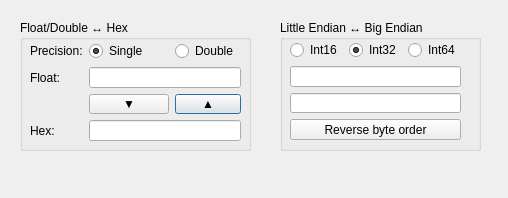
<?xml version="1.0" encoding="UTF-8"?>
<ui version="4.0">
 <class>ConversionWindow</class>
 <widget class="QDialog" name="ConversionWindow">
  <property name="geometry">
   <rect>
    <x>0</x>
    <y>0</y>
    <width>508</width>
    <height>198</height>
   </rect>
  </property>
  <property name="windowTitle">
   <string>Data Conversion</string>
  </property>
  <property name="sizeGripEnabled">
   <bool>false</bool>
  </property>
  <widget class="QGroupBox" name="groupBox">
   <property name="geometry">
    <rect>
     <x>20</x>
     <y>20</y>
     <width>231</width>
     <height>131</height>
    </rect>
   </property>
   <property name="title">
    <string>Float/Double ↔ Hex</string>
   </property>
   <widget class="QWidget" name="layoutWidget">
    <property name="geometry">
     <rect>
      <x>10</x>
      <y>21</y>
      <width>211</width>
      <height>100</height>
     </rect>
    </property>
    <layout class="QGridLayout" name="gridLayout">
     <item row="1" column="0" colspan="2">
      <widget class="QLabel" name="label_2">
       <property name="text">
        <string>Float:</string>
       </property>
      </widget>
     </item>
     <item row="1" column="2" colspan="3">
      <widget class="QLineEdit" name="lineEdit_floatFloat">
       <property name="font">
        <font>
         <family>Consolas</family>
         <pointsize>9</pointsize>
        </font>
       </property>
      </widget>
     </item>
     <item row="2" column="4">
      <widget class="QPushButton" name="pushButton_hexToFloat">
       <property name="sizePolicy">
        <sizepolicy hsizetype="Minimum" vsizetype="Fixed">
         <horstretch>0</horstretch>
         <verstretch>0</verstretch>
        </sizepolicy>
       </property>
       <property name="text">
        <string>▲</string>
       </property>
      </widget>
     </item>
     <item row="3" column="0">
      <widget class="QLabel" name="label">
       <property name="text">
        <string>Hex:</string>
       </property>
      </widget>
     </item>
     <item row="0" column="4">
      <widget class="QRadioButton" name="radioButton_doubleHex">
       <property name="text">
        <string>Double</string>
       </property>
      </widget>
     </item>
     <item row="0" column="0" colspan="2">
      <widget class="QLabel" name="label_3">
       <property name="text">
        <string>Precision:</string>
       </property>
      </widget>
     </item>
     <item row="2" column="2" colspan="2">
      <widget class="QPushButton" name="pushButton_toFloatHex">
       <property name="sizePolicy">
        <sizepolicy hsizetype="Minimum" vsizetype="Fixed">
         <horstretch>0</horstretch>
         <verstretch>0</verstretch>
        </sizepolicy>
       </property>
       <property name="text">
        <string>▼</string>
       </property>
      </widget>
     </item>
     <item row="0" column="2" colspan="2">
      <widget class="QRadioButton" name="radioButton_floatHex">
       <property name="text">
        <string>Single</string>
       </property>
       <property name="checked">
        <bool>true</bool>
       </property>
      </widget>
     </item>
     <item row="3" column="2" colspan="3">
      <widget class="QLineEdit" name="lineEdit_floatHex">
       <property name="font">
        <font>
         <family>Consolas</family>
         <pointsize>9</pointsize>
        </font>
       </property>
      </widget>
     </item>
    </layout>
   </widget>
  </widget>
  <widget class="QGroupBox" name="groupBox_2">
   <property name="geometry">
    <rect>
     <x>280</x>
     <y>20</y>
     <width>201</width>
     <height>131</height>
    </rect>
   </property>
   <property name="title">
    <string>Little Endian ↔ Big Endian</string>
   </property>
   <widget class="QWidget" name="layoutWidget">
    <property name="geometry">
     <rect>
      <x>10</x>
      <y>20</y>
      <width>171</width>
      <height>100</height>
     </rect>
    </property>
    <layout class="QGridLayout" name="gridLayout_2">
     <item row="0" column="0">
      <widget class="QRadioButton" name="radioButton_int16">
       <property name="text">
        <string>Int16</string>
       </property>
      </widget>
     </item>
     <item row="0" column="1">
      <widget class="QRadioButton" name="radioButton_int32">
       <property name="text">
        <string>Int32</string>
       </property>
       <property name="checked">
        <bool>true</bool>
       </property>
      </widget>
     </item>
     <item row="0" column="2">
      <widget class="QRadioButton" name="radioButton_int64">
       <property name="text">
        <string>Int64</string>
       </property>
      </widget>
     </item>
     <item row="1" column="0" colspan="3">
      <widget class="QLineEdit" name="lineEdit_LE_BE_in"/>
     </item>
     <item row="2" column="0" colspan="3">
      <widget class="QLineEdit" name="lineEdit_LE_BE_out"/>
     </item>
     <item row="3" column="0" colspan="3">
      <widget class="QPushButton" name="pushButton">
       <property name="text">
        <string>Reverse byte order</string>
       </property>
      </widget>
     </item>
    </layout>
   </widget>
  </widget>
 </widget>
 <resources/>
 <connections/>
</ui>
